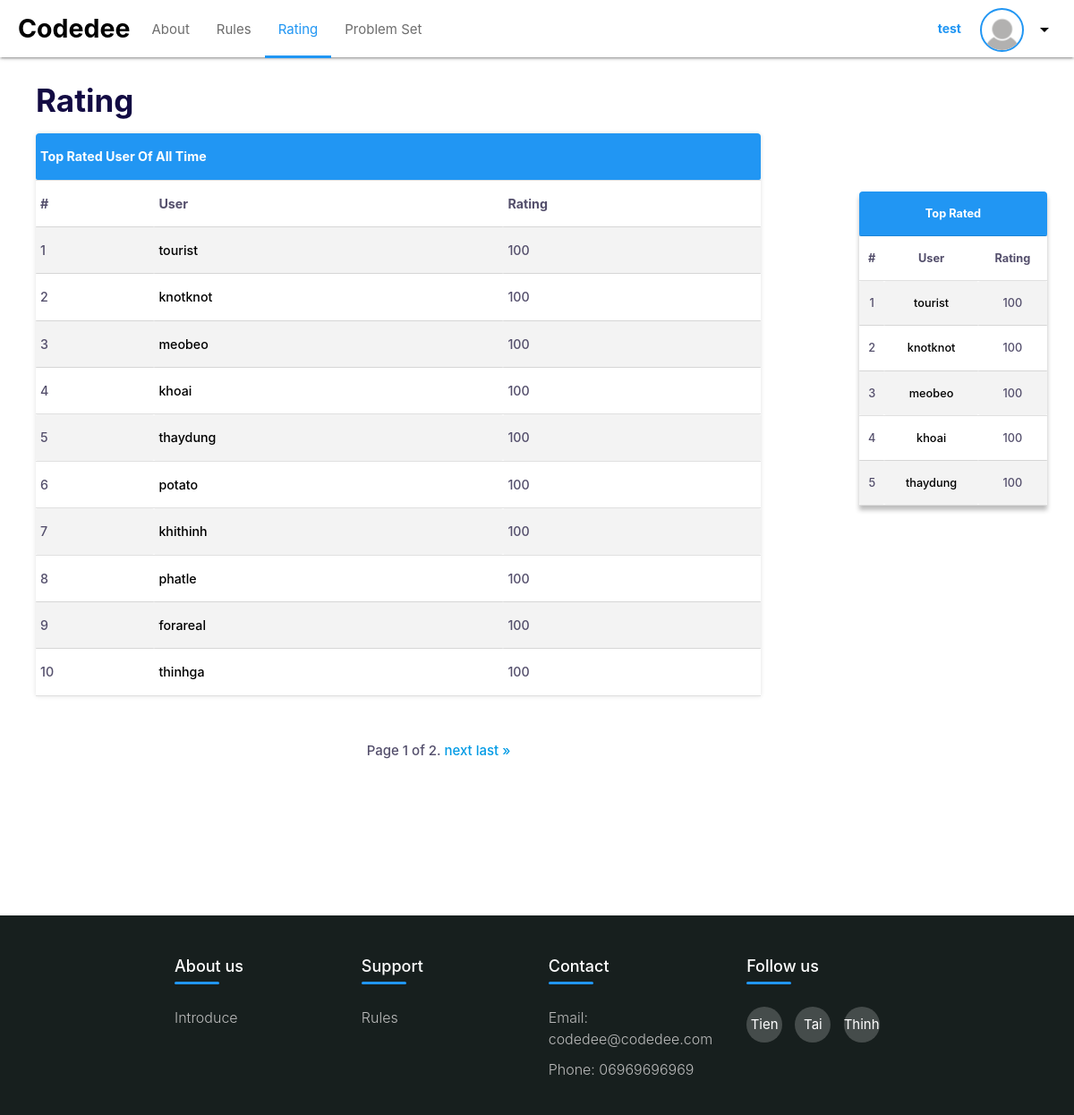
Page /ranking/ (signed in) on the earlier database version.
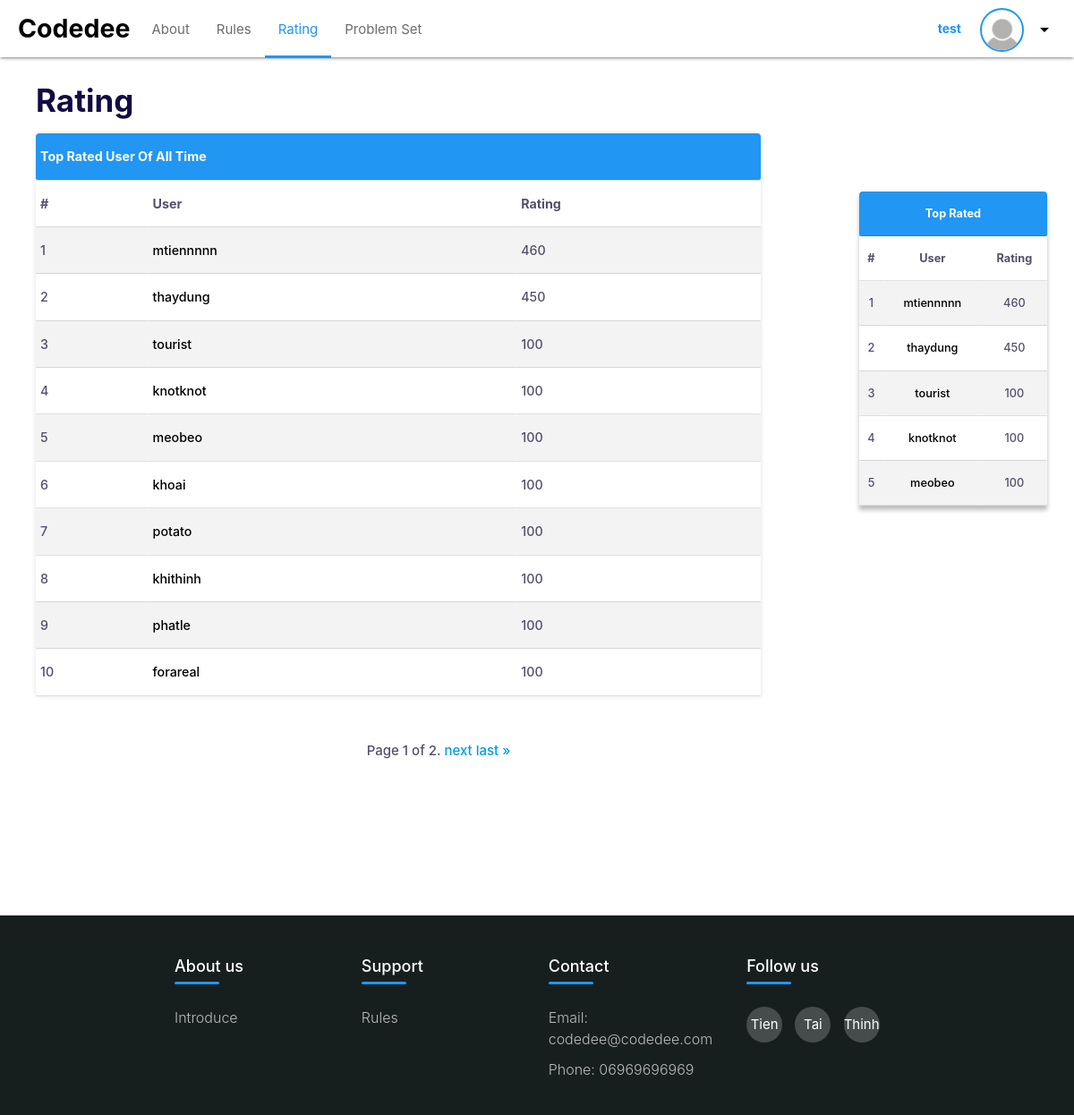
Same page on the later database version.
### home/models.py (models this page shows)
class User(AbstractUser):
    username = models.CharField(unique=True, max_length=200, null=True)
    bio = models.TextField(null=False, default="Hello Codedee User", blank=True)
    avatar = models.ImageField(null=True, default="avatar.png", blank=False)
    points = models.IntegerField(null=False, default=100, blank=False)
    solved_chall = models.ManyToManyField(Problem, blank=True)

### home/views.py (the view)
# urls.py: path('ranking/', views.ranking, name='ranking'),
def ranking(request):
    user = User.objects.all().order_by("-points")
    paginator = Paginator(user, 10)
    page_num = request.GET.get("page")
    page_obj = paginator.get_page(page_num)
    context = {"users": user, "page_obj": page_obj}
    return render(request, "pages/ranking.html", context)

### home/templates/pages/ranking.html (shortened to what this page needs)
{% extends 'pages/index.html' %}
{% block main-container-content %}
    <div class="main-content">
        <h3 class="big-message-main-page">Rating</h3>
        <div class="main-nav-container">
            <table class="ranking-table ranking-full">
                <thead style="color:white;">
                <tr>
                    <th colspan="3">Top Rated User Of All Time</th>
                </tr>
                </thead>
                <tbody>
                <tr style="font-weight:bold;">
                    <td>#</td>
                    <td>User</td>
                    <td>Rating</td>
                </tr>
                {% for users in page_obj %}
                <tr>
                    <td>{{ forloop.counter0|add:page_obj.start_index }}</td>
                    <td><a href="{% url 'profile' users.username %}">{{users.username}}</a></td>
                    <td>{{users.points}}</td>
                </tr>
                {% endfor %}
                </tbody>
            </table>
            <div class="pagination" style="text-align: center; margin-top: 50px;">
                <span class="step-links">
                    <span class="current">
                        Page {{ page_obj.number }} of {{ page_obj.paginator.num_pages }}.
                    </span>
                    {% if page_obj.has_next %}
                        <a href="?page={{ page_obj.next_page_number }}">next</a>
                        <a href="?page={{ page_obj.paginator.num_pages }}">last &raquo;</a>
                    {% endif %}
                </span>
            </div>
        </div>
    </div>
    <div class="side-content">
        {% include 'pages/ranking_table.html' %}
    </div>
{% endblock %}

### home/templates/pages/ranking_table.html
            <table class="centered ranking-table">
                <thead style="color:white;">
                  <tr>
                      <th colspan="3">Top Rated</th>
                  </tr>
                </thead>
                <tbody>
                  <tr style="font-weight:bold;">
                    <td>#</td>
                    <td>User</td>
                    <td>Rating</td>
                  </tr>
                  {% for users in users %}
                    {% if forloop.counter <= 5 %}
                  <tr>
                    <td>{{forloop.counter}}</td>
                    <td><a href="{% url 'profile' users.username %}">{{users.username}}</a></td>
                    <td>{{users.points}}</td>
                  </tr>
                    {% endif %}
                  {% endfor %}
                </tbody>
              </table>

Differences in the rows shown:
no longer on one of the page's lists (row unchanged): User: username "khoai", points "100"
no longer on this page (row unchanged): User: username "thinhga", points "100", shown under "Rating"
now on this page (row edited): User: username "mtiennnnn", points "460"
changed User "thaydung": points "100" → "450"; moves up the list
